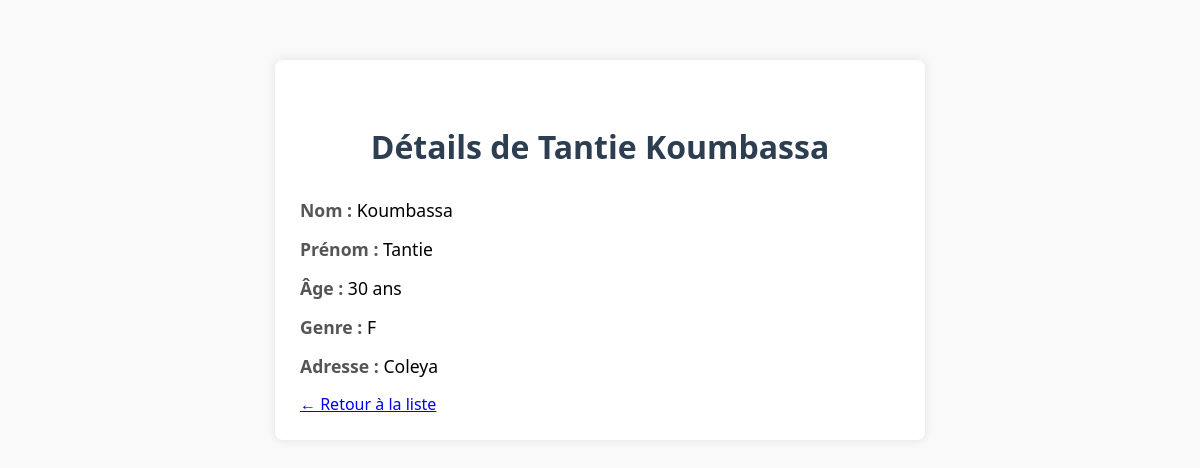
The app's page /personnes/personnes/3/detail/ with its own data.
### app1/models.py (models this page shows, shortened)
class Personne(models.Model):
    nom = models.CharField(max_length=100)         # Champ texte pour le nom
    prenom = models.CharField(max_length=100)      # Champ texte pour le prénom
    age = models.IntegerField()                    # Champ numérique pour l'âge
    genre = models.CharField(max_length=10)        # Champ texte pour le genre (M/F/autre)
    adresse = models.CharField(max_length=255)     # Champ texte pour l'adresse

### app1/views.py (the view)
# urls.py: path('personnes/<int:id>/detail/', views.detail_personne, name='detail_personne'),
def detail_personne(request, id):
    personne = get_object_or_404(Personne, pk=id)
    return render(request, 'detail.html', {'personne': personne})

### app1/templates/detail.html (shortened to what this page needs)
<!DOCTYPE html>
<html lang="fr">
<head>
    {% load static %}
    <link rel="stylesheet" href="{% static 'css/style.css' %}">
</head>
<body>
    <div class="detail-container">
        <h1>Détails de {{ personne.prenom }} {{ personne.nom }}</h1>
        <div class="info"><span class="label">Nom :</span> {{ personne.nom }}</div>
        <div class="info"><span class="label">Prénom :</span> {{ personne.prenom }}</div>
        <div class="info"><span class="label">Âge :</span> {{ personne.age }} ans</div>
        <div class="info"><span class="label">Genre :</span> {{ personne.genre }}</div>
        <div class="info"><span class="label">Adresse :</span> {{ personne.adresse }}</div>
        <div class="btn-retour">
            <a href="{% url 'liste_personnes' %}">← Retour à la liste</a>
        </div>
    </div>
</body>
</html>

### app1/static/css/style.css (style rules this page uses)
body { font-family: 'Segoe UI', sans-serif; background-color: #f9f9f9; margin: 0; padding: 0; }
h1 { text-align: center; margin-top: 40px; color: #2c3e50; }

### app1/templates/detail.html (style rules this page uses)
.detail-container { width: 50%; margin: 60px auto; padding: 25px; border-radius: 8px; box-shadow: 0 0 10px rgba(0,0,0,0.1); background-color: #fff; font-family: 'Segoe UI', sans-serif; }
.detail-container h1 { text-align: center; margin-bottom: 30px; color: #2c3e50; }
.info { margin-bottom: 15px; font-size: 1.1em; }
.label { font-weight: bold; color: #555; }

### records on screen
Personne: prenom "Tantie", nom "Koumbassa", age "30", genre "F", adresse "Coleya"
